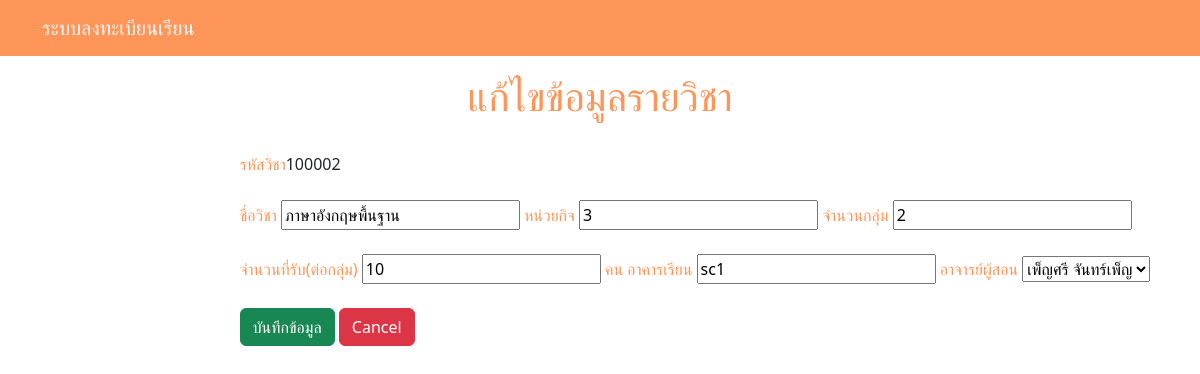
The app's page /form/Course_editForm.php?couID=100002 with its own data.
### tables this page shows
CREATE TABLE `course` (
  `cou_id` varchar(6) NOT NULL,
  `cou_name` varchar(30) NOT NULL,
  `cou_credit` int(1) NOT NULL,
  `cou_num_of_group` int(20) NOT NULL,
  `cou_num_of_student` int(10) NOT NULL,
  `cou_building` varchar(30) NOT NULL,
  `sche_Emp_id` varchar(8) DEFAULT NULL
);

### form/Course_editForm.php (the view, shortened to what this page needs)
<?php
include '../conn.php';
?>
<!DOCTYPE html>
<html lang="en">
<head>
    <link href="https://cdn.jsdelivr.net/npm/bootstrap@5.3.0-alpha1/dist/css/bootstrap.min.css" rel="stylesheet"
>
</head>
<body>
    <nav class="navbar navbar-expand-lg fixed-top" style="background-color: #fe965a;">
        <div class="container">
            <a class="navbar-brand text-light" href="../index.php">ระบบลงทะเบียนเรียน</a>
            <div class="collapse navbar-collapse" id="navbarResponsive">
                <ul class="navbar-nav ms-auto justify-content-end">
                    <li class="nav-item <?=$active_admin?>">
                        <a class="nav-link text-light" href="overview.php"></a></li>
                </ul>
            </div>
        </div>
    </nav>
    <div class="container py-5">
        <br>
        <div class="col-md-auto">
        <h1 class="text-center" style="color: #fe965a;">แก้ไขข้อมูลรายวิชา</h1><br>
        </div>
            <div class="row justify-content-md-center">
                <div class="col col-lg-2"></div>
                <div class="col-md-auto">
                <?php
                $id = $_GET['couID'];
                $sql = "SELECT * FROM course
                INNER JOIN sche_employee ON course.sche_Emp_id = sche_employee.sche_Emp_id
                INNER JOIN employee ON sche_employee.user_id = employee.user_id
                WHERE cou_id = $id";
                $query = mysqli_query($conn, $sql);
                $result = mysqli_fetch_array($query, MYSQLI_ASSOC);
                ?>
                    <form action="../funtion/Course_edit.php" method="post">
                        <label style="color: #fe965a;">รหัสวิชา</label>
                        <?php echo $result["cou_id"]; ?><br>
                        <br>
                        <label style="color: #fe965a;">ชื่อวิชา</label>
                        <input type="text" name="cou_name" value="<?php echo $result["cou_name"];?>" require>
                        <label style="color: #fe965a;">หน่วยกิจ</label>
                        <input type="number" name="cou_num" maxlength="1"  value="<?php echo $result["cou_credit"];?>" require>
                        <label style="color: #fe965a;">จำนวนกลุ่ม</label>
                        <input type="number"  name="cou_sec" value="<?php echo $result["cou_num_of_group"];?>" require><br>
                        <br>
                        <label style="color: #fe965a;">จำนวนที่รับ(ต่อกลุ่ม)</label>
                        <input type="text"  name="cou_secpergroup" value="<?php echo $result["cou_num_of_student"];?>" require> <label style="color: #fe965a;" > คน</label>
                        <label style="color: #fe965a;">อาคารเรียน</label>
                        <input type="text"  name="cou_building" value="<?php echo $result["cou_building"];?>" require></label>
                        <label style="color: #fe965a;">อาจารย์ผู้สอน</label>
                        <select name="sche_Emp_id">
                        <?php $sql = "SELECT * FROM sche_employee
                        INNER JOIN employee ON sche_employee.user_id = employee.user_id";
                        $result = mysqli_query($conn, $sql);
                        while ($row = mysqli_fetch_assoc($result)): ?>
                        <option value="<?php echo $row['sche_Emp_id']; ?>">
                        <?php echo $row['emp_fname']." ".$row['emp_lname']; ?></option>
                        <?php endwhile; ?>
                        </select>
                        <br>
                        <br>
                        <button style="color: white;" class="btn btn-success" type="submit" name="submit" value="submit">บันทึกข้อมูล</button>
                        <a href="../Course_show.php" class="btn btn-danger">Cancel</a>
                        </div>
                </div>
        </div>
    </body>
</html>

### records on screen
course: cou_id "100002", cou_name "ภาษาอังกฤษพื้นฐาน", cou_num "3", cou_sec "2", cou_secpergroup "10", cou_building "sc1"

### other values on screen
form field sche_Emp_id "เพ็ญศรี จันทร์เพ็ญ"
